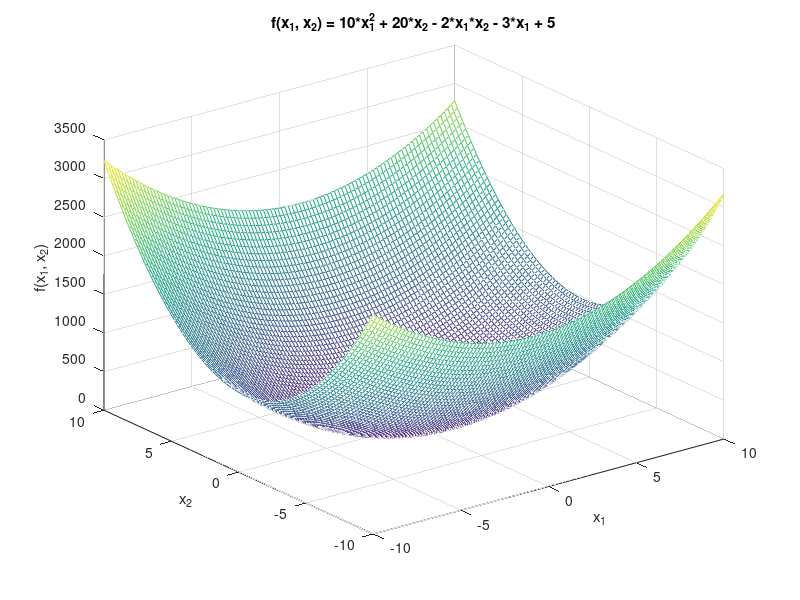
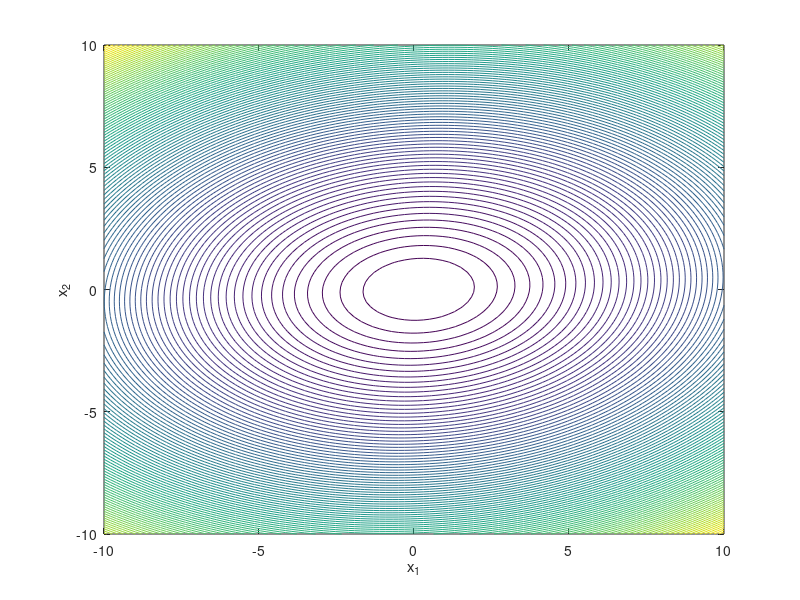

The MATLAB script that drew these images, in order: (Note: this script raises an error after producing the figures.)
% Author: Kovács Bálint-Hunor (Informatika III.) 2023
clear all %#ok<CLALL>
close all
clc

f = @(x) 10*x(1).^2 + 20*x(2).^2 - 2*x(1).*x(2) - 3*x(1) + 5;

% plot mesh es contour
F = @(x1, x2) 10*x1.^2 + 20*x2.^2 - 2*x1.*x2 - 3*x1 + 5;
x1 = linspace(-10, 10, 100);
x2 = linspace(-10, 10, 100);

[X, Y] = meshgrid(x1, x2);
Z = F(X, Y);

figure(1);
mesh(X, Y, Z);
xlabel('x_1');
ylabel('x_2');
zlabel('f(x_1, x_2)');
title('f(x_1, x_2) = 10*x_1^2 + 20*x_2 - 2*x_1*x_2 - 3*x_1 + 5');

figure(2);
contour(X, Y, Z, 100);
xlabel('x_1');
ylabel('x_2');


max_iteration = 1000;
figure(2);
x = ginput(1)';
hold on;
plot(x(1), x(2), 'r*');

% step size
S = 0.01;
h = 1e-3;

e1 = 1e-6;
e2 = 1e-6; % tolX
e3 = 1e-6; % tolFun

iteration_counter = 0;
minimum_iterations = [x];

while true
    current_gradient = gr(f, h, x(:,1));
    M = -current_gradient;
    x = x + S*M;
    
    % append the new point to minimum_iterations
    minimum_iterations = [minimum_iterations x];
    
    % plot the new point on the contour and on the mesh
    figure(1)
    hold on;
    plot3(x(1), x(2), f(x), 'r*');
    
    figure(2)
    hold on;
    plot(x(1), x(2), 'r*');
    
    if norm(current_gradient) < e1
        break;
    end
    if (norm(x(end, :) - x(end-1, :)) < e2 ) && abs(f(x(end, :)) - f(x(end-1, :))) < e3
        break;
    end
    
    if iteration_counter > max_iteration
        break;
    end
    
    iteration_counter = iteration_counter + 1;
end

% plot the minimum point
figure(1)
hold on;
plot3(x(1), x(2), f(x), 'g*');

figure(2)
hold on;
plot(x(1), x(2), 'g*');


% Plot the minimum iterations as a line
figure(2)
hold on;
plot(minimum_iterations(1, :), minimum_iterations(2, :), 'b-');

figure(1)
hold on;
% Evaluate the function for each point separately
f_values = arrayfun(@(i) f(minimum_iterations(:, i)), 1:size(minimum_iterations, 2));
plot3(minimum_iterations(1, :), minimum_iterations(2, :), f_values, 'b-');

% Print the minimum point
fprintf('Minimum point: x1 = %.4f, x2 = %.4f, f(x1, x2) = %.4f\n', x(1), x(2), f(x));


